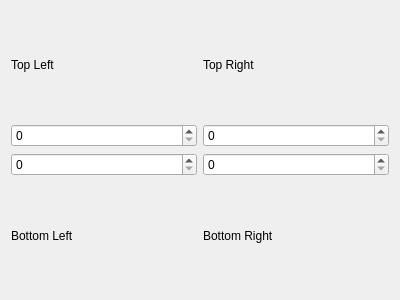
<?xml version="1.0" encoding="UTF-8"?>
<ui version="4.0">
 <class>UBRConfig</class>
 <widget class="QWidget" name="UBRConfig">
  <property name="geometry">
   <rect>
    <x>0</x>
    <y>0</y>
    <width>400</width>
    <height>300</height>
   </rect>
  </property>
  <property name="windowTitle">
   <string>Form</string>
  </property>
  <layout class="QGridLayout" name="gridLayout">
   <item row="0" column="0">
    <widget class="QLabel" name="label">
     <property name="text">
      <string>Top Left</string>
     </property>
    </widget>
   </item>
   <item row="0" column="1">
    <widget class="QLabel" name="label_2">
     <property name="text">
      <string>Top Right</string>
     </property>
    </widget>
   </item>
   <item row="1" column="0">
    <widget class="QSpinBox" name="spinBox"/>
   </item>
   <item row="2" column="0">
    <widget class="QSpinBox" name="spinBox_3"/>
   </item>
   <item row="1" column="1">
    <widget class="QSpinBox" name="spinBox_2"/>
   </item>
   <item row="2" column="1">
    <widget class="QSpinBox" name="spinBox_4"/>
   </item>
   <item row="3" column="0">
    <widget class="QLabel" name="label_3">
     <property name="text">
      <string>Bottom Left</string>
     </property>
    </widget>
   </item>
   <item row="3" column="1">
    <widget class="QLabel" name="label_4">
     <property name="text">
      <string>Bottom Right</string>
     </property>
    </widget>
   </item>
  </layout>
 </widget>
 <resources/>
 <connections/>
</ui>
